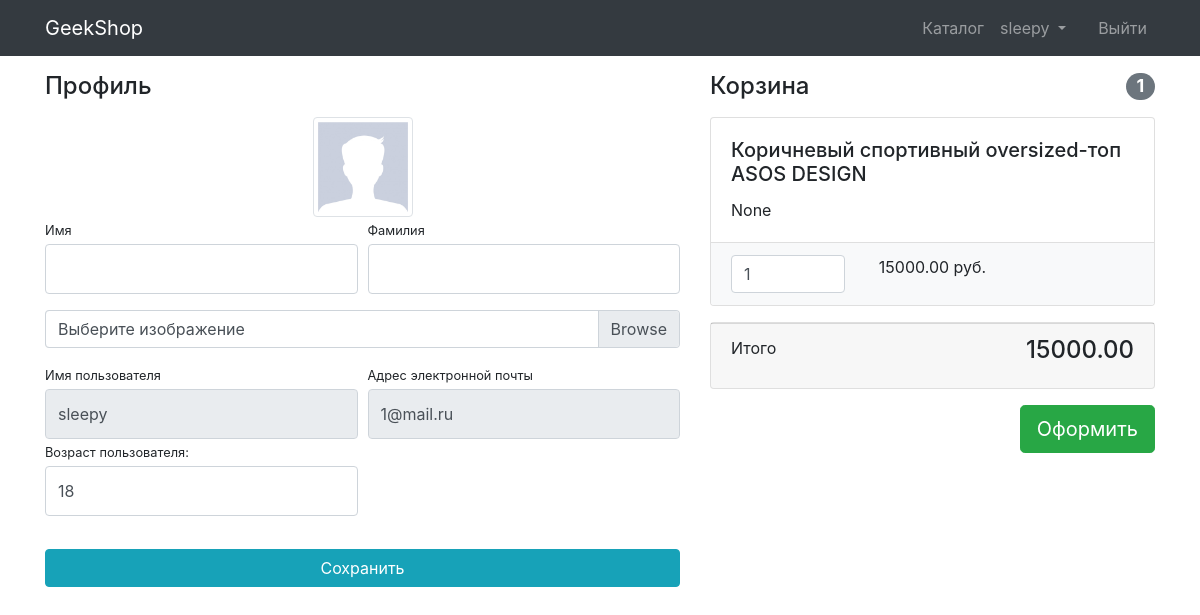
/users/profile/ (signed in), run on an earlier commit of the app's database.
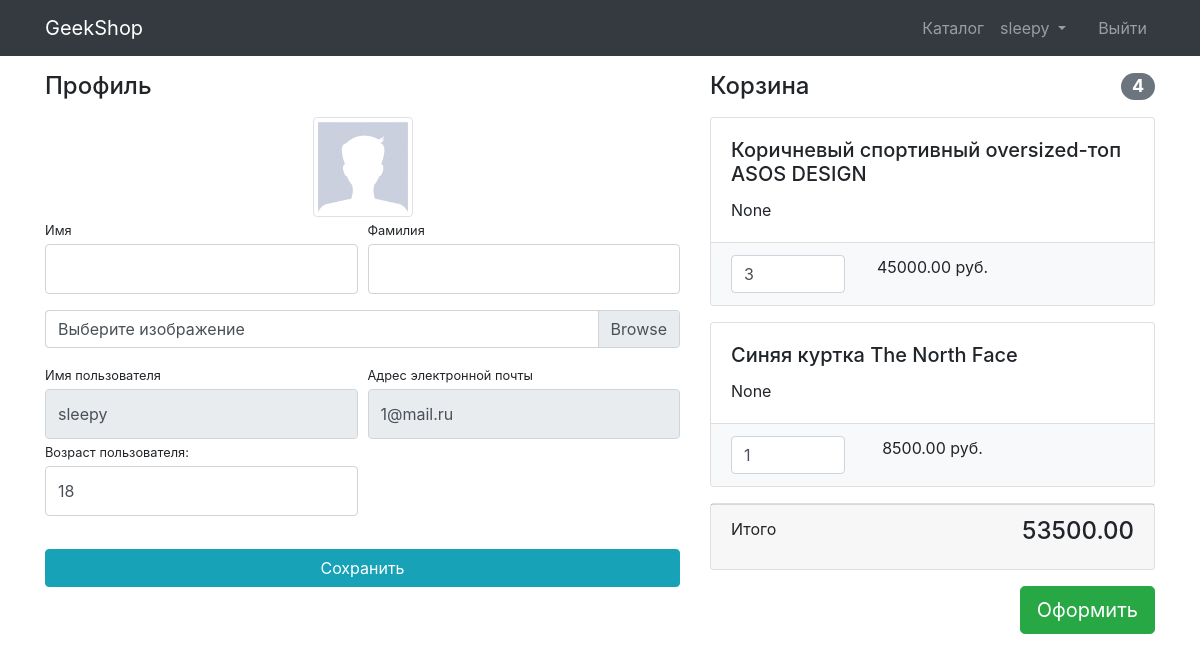
And on a later commit of the database.
### basketsapp/models.py (models this page shows, shortened)
class Basket(models.Model):
    objects = BasketQuerySet.as_manager()
    user = models.ForeignKey(User, on_delete=models.CASCADE)
    product = models.ForeignKey(Product, on_delete=models.CASCADE)
    quantity = models.PositiveIntegerField(default=0)
    created_timestamp = models.DateTimeField(auto_now_add=True)
    def sum(self):
        return self.quantity * self.product.price
    @property
    def baskets(self):
        return Basket.objects.filter(user=self.user)
    def total_quantity(self):
        return sum(basket.quantity for basket in self.baskets)
    def total_sum(self):
        return sum(basket.sum() for basket in self.baskets)

### users/models.py (models this page shows, shortened)
class User(AbstractUser):
    image = models.ImageField(upload_to="users_images", blank=True)
    age = models.PositiveIntegerField(default=18, verbose_name="Возраст")
    language = models.CharField(
        max_length=3, verbose_name='язык пользователя', default='ENG')
    activation_key = models.CharField(max_length=128, blank=True,)
    activation_key_expires = models.DateTimeField(
        auto_now_add=True, blank=True)

### productsapp/models.py (models this page shows, shortened)
class Product(models.Model):
    name = models.CharField(max_length=256)
    image = models.ImageField(upload_to='product_images', blank=True)
    description = models.TextField(blank=True, null=True)
    price = models.DecimalField(max_digits=8, decimal_places=2, default=0)
    quantity = models.PositiveIntegerField(default=0)
    category = models.ForeignKey(ProductCategory, on_delete=models.CASCADE)

### users/views.py (the view)
# urls.py: path('profile/', profile, name="profile"),
@login_required
def profile(request):
    if request.method == 'POST':
        form = UserProfileForm(instance=request.user,
                               data=request.POST, files=request.FILES)
        profile = UserProfileEditForm(
            data=request.POST, instance=request.user.userprofile)
        if form.is_valid() and profile.is_valid():
            form.save()
            return HttpResponseRedirect(reverse('users:profile'))
    else:
        form = UserProfileForm(instance=request.user)
        profile = UserProfileEditForm(
            data=request.POST, instance=request.user.userprofile)
    context = {'title': 'GeekShop - ЛК',
               'form': form,
               'profile_form': profile,
               'baskets': Basket.objects.filter(user=request.user),
               }
    return render(request, 'users/profile.html', context)

### users/forms.py
class UserProfileForm(UserChangeForm):
    username = forms.CharField(
        widget=forms.TextInput(
            attrs={
                "class": "form-control py-4",
                "readonly": True,
            }
        )
    )
    age = forms.CharField(
        widget=forms.TextInput(
            attrs={
                "class": "form-control py-4",
            }
        )
    )
    email = forms.CharField(
        widget=forms.EmailInput(
            attrs={
                "class": "form-control py-4",
                "readonly": True,
            }
        )
    )
    first_name = forms.CharField(
        widget=forms.TextInput(
            attrs={
                "class": "form-control py-4",
            }
        )
    )
    last_name = forms.CharField(
        widget=forms.TextInput(
            attrs={
                "class": "form-control py-4",
            }
        )
    )
    image = forms.ImageField(
        widget=forms.FileInput(
            attrs={"class": "custom-file-label"},
        ),
        required=False,
    )
    class Meta:
        model = User
        fields = ("first_name", "last_name", "image",
                  "username", "email", "age")

### users/templates/users/profile.html (shortened to what this page needs)
{% extends 'products/base.html' %}
{% load static %}
{% block css %}
    <link href="{% static 'css/profile.css' %}" rel="stylesheet">
{% endblock %}
{% block content %}
    <div class="container">
        <div class="row">
            <div class="col-lg-7">
                <h4 class="mt-3 mb-3">Профиль</h4>
                <div class="col-lg-12 text-center">
                    <img width="100" height="100"
                         src="{% if user.image %}{{ user.image.url }}{% else %}{% static 'vendor\img\users/default_avatar.jpg' %}{% endif %}"
                         class="img-thumbnail">
                </div>
                <form action="{% url 'users:profile' %}" method="post" enctype="multipart/form-data">
                    <div class="form-row">
                        <div class="col-lg-6">
                            <div class="form-group">
                                <label class="small mb-1" for="{{ form.first_name.id_for_label }}">Имя</label>
                                {{ form.first_name }}
                            </div>
                        </div>
                        <div class="col-lg-6">
                            <div class="form-group">
                                <label class="small mb-1" for="{{ form.last_name.id_for_label }}">Фамилия</label>
                                {{ form.last_name }}
                            </div>
                        </div>
                    </div>
                    <div class="form-row mb-2">
                        <div class="col-lg-12">
                            <div class="custom-file">
                                <label class="custom-file-label" for="{{ form.image.id_for_label }}">Выберите изображение</label>
                            </div>
                        </div>
                    </div>
                    <div class="form-row">
                        <div class="col-lg-6">
                            <label class="small mb-1" for="{{ form.username.id_for_label }}">Имя пользователя</label>
                            {{ form.username }}
                        </div>
                        <div class="col-lg-6">
                            <label class="small mb-1" for="{{ form.email.id_for_label }}">Адрес электронной
                                почты</label>
                            {{ form.email }}
                        </div>
                        <div class="col-lg-6">
                            <label class="small mb-1" for="{{ form.age.id_for_label }}">Возраст пользователя:</label>
                            {{ form.age }}
                        </div>
                    </div>
                    <div class="form-row">
                        <div class="col-lg-12" style="margin-top: 33px;">
                            <input class="btn btn-info btn-block" type="submit" value="Сохранить">
                        </div>
                    </div>
                </form>
            </div>
            <div class="col-lg-5">
                {% include 'baskets/basket.html' %}
            </div>
        </div>
    </div>
{% endblock %}

### basketsapp/templates/baskets/basket.html (shortened to what this page needs)
{% extends 'products/base.html' %}
{% load static %}
{% block content %}
<div class="basket_list">
    {% if baskets %}
    <h4 class="mt-3 mb-3 d-flex justify-content-between align-items-center mb-3">
        Корзина <span class="badge badge-secondary badge-pill">{{ baskets.0.total_quantity }}</span>
    </h4>
    {% for basket in baskets %}
    <div class="card mb-3">
        <div class="card-body">
            <h5 class="card-title">{{ basket.product.name }}</h5>
            <p class="card-text">{{ basket.product.description }}</p>
        </div>
        <ul class="list-group list-group-flush">
            <li class="list-group-item bg-light">
                <div class="row text-center">
                    <div class="col-lg-4">
                        <input name="{{ basket.id }}" type="number" class="form-control" value="{{ basket.quantity }}"
                            min="0">
                    </div>
                    <div class="col-lg-4">{{ basket.sum }} руб.</div>
                    <div class="col-lg-4">
                    </div>
                </div>
            </li>
        </ul>
    </div>
    {% endfor %}
    <div class="card mb-3">
        <div class="card-footer">
            <p class="float-left">Итого</p>
            <h4 class="float-right">{{ baskets.0.total_sum }}</h4>
        </div>
    </div>
    <button type="button" class="btn btn-success btn-lg float-right">Оформить</button>
    {% else %}
    <h4 class="mt-3 mb-3 mb-3 text-center">
        Корзина пуста!
    </h4>
    {% endif %}
</div>
{% endblock %}

What changed in the data, as far as the page shows it:
changed Basket "Коричневый спортивный oversized-топ ASOS DESIGN": user+quantity "1" → "4"; quantity "1" → "3"; sum "15000.00" → "45000.00"; user+quantity+product "15000.00" → "53500.00"
added Basket: product.name "Синяя куртка The North Face", product.description "None", quantity "1", sum "8500.00"
